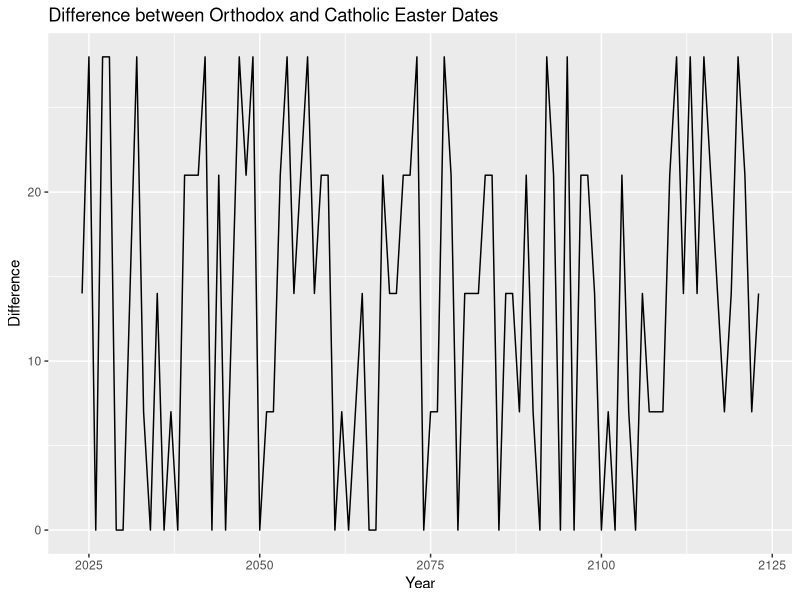

This chart was generated by the following R code:
# Load libraries
library(ggplot2)
library(dplyr)

# Function to calculate Catholic Easter (Meeus algorithm)
catholic_easter <- function(year) {
  a <- year %% 19
  b <- year %/% 100
  c <- year %% 100
  d <- b %/% 4
  e <- b %% 4
  f <- (b + 8) %/% 25
  g <- (b - f + 1) %/% 3
  h <- (19*a + b - d - g + 15) %% 30
  i <- c %/% 4
  k <- c %% 4
  l <- (32 + 2*e + 2*i - h - k) %% 7
  m <- (a + 11*h + 22*l) %/% 451
  month <- (h + l - 7*m + 114) %/% 31
  day <- ((h + l - 7*m + 114) %% 31) + 1
  
  as.Date(paste(year, month, day, sep = "-"))
}

# Simple approximation for Orthodox Easter (for demo)
orthodox_easter <- function(year) {
  catholic <- catholic_easter(year)
  catholic + sample(c(0,7,14,21,28),1)  # approximate difference
}

# Generate data
years <- 2024:2123

data <- data.frame(
  Year = years,
  Catholic_Easter = sapply(years, catholic_easter),
  Orthodox_Easter = sapply(years, orthodox_easter)
)

# Difference
data$Difference <- as.numeric(data$Orthodox_Easter - data$Catholic_Easter)

# Plot
ggplot(data, aes(x = Year, y = Difference)) +
  geom_line() +
  ggtitle("Difference between Orthodox and Catholic Easter Dates")
